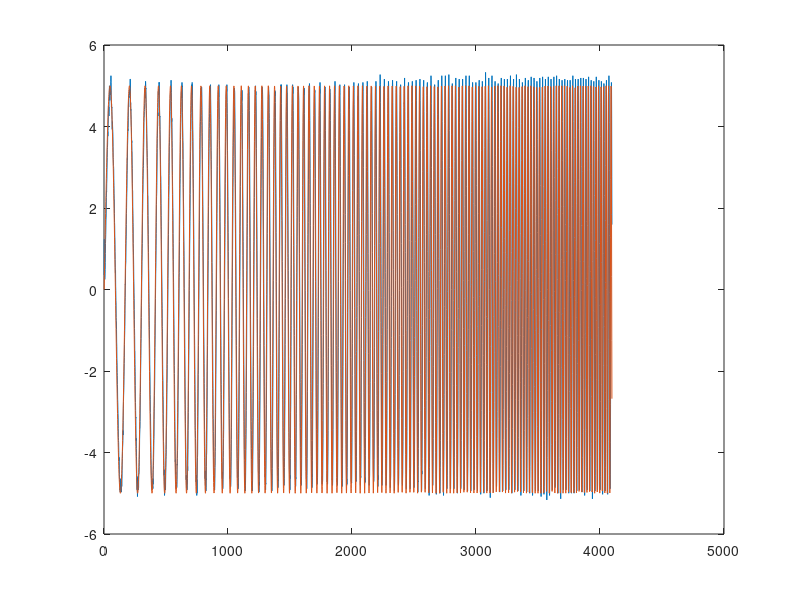
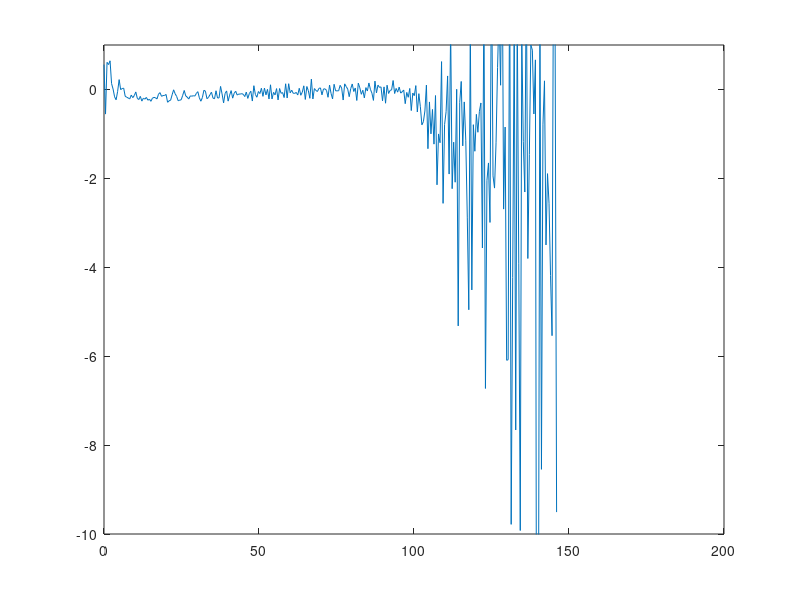
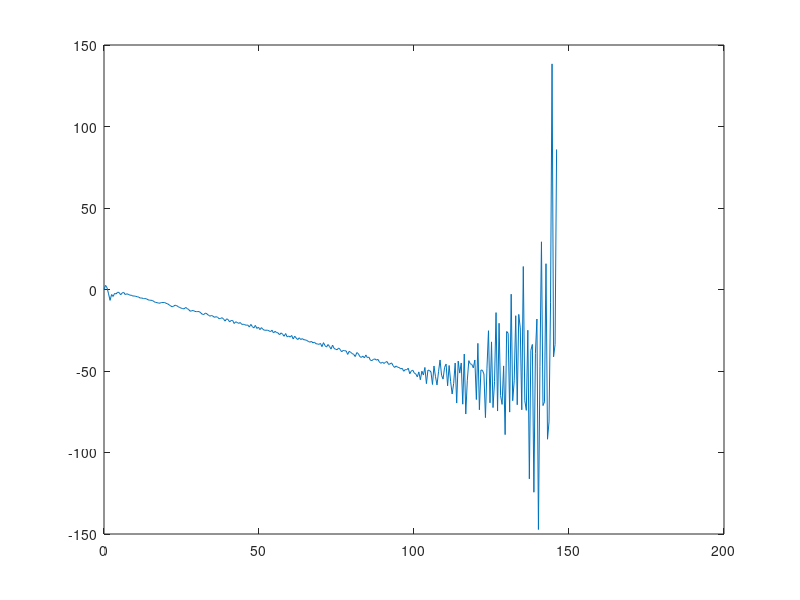

Reproduce these figures in MATLAB, in order.
    current_iq = importdata("output_actual_velocity.csv");

    y = current_iq(1, 1:1:4096);
    x = 1:1:4096;
    
    % 创建图形窗口
    figure;
     plot(x,y); 

current_iq_setpoint = importdata("output_set_velocity_2.csv");
    z = current_iq_setpoint(1, 1:1:4096);
    
    % 创建图形窗口
    hold on 
 %    plot(x,z); 

 Fs = 2000;               % 采样频率（Hz）
T = 4096*0.0005;                   % 总时间（秒）
f_start = 10;            % 起始频率（Hz）
f_end = 100;             % 结束频率（Hz）
t = 0/Fs:1/Fs:T-1/Fs;       % 时间向量

 k = (f_end - f_start) / T;
f = f_start + 1/2*k * t;
sweep_signal_0 = 5*sin(2 * pi * f .* t);
hold on
 plot(x,sweep_signal_0); 
 z = sweep_signal_0(1, 1:1:4096);
% 
% k = (f_end - f_start) / T;
phase = 0;
sweep_signal = zeros(1, 4096); % 初始化信号数组
t = 0:1/Fs:T-1/Fs;       % 时间向量
for i=0:1:2000
    f = f_start + k * (i * (1/Fs)) + 1/2*k*(1/Fs) ; % 计算当前频率
    phase = phase + 2 * pi * f * (1/Fs); % 更新相位
    if phase > 2 * pi
        phase = phase - 2 * pi; % 确保相位在0到2*pi的范围内
    end
    
 sweep_signal(i+1) = sin(phase); % 计算正弦值并赋值给sweep_signal
end    


hold on
 %plot(x,sweep_signal); 

N = 4096;
frequencies = (0:N/2 -1) * (Fs / N);

inputFFT = fft(z, N);
outputFFT = fft(y, N);
H = outputFFT ./ inputFFT;
magnitudeResponse = abs(H);
angle_response_in = angle(inputFFT);
angle_response_out = angle(outputFFT);
angle_response = angle_response_out - angle_response_in;
for i=1:1:2048
if angle_response(i) > pi
    angle_response(i) = angle_response(i) - 2*pi;
end
if angle_response(i) < -pi
    angle_response(i) = angle_response(i) +   2*pi;
end
end

figure
 plot(frequencies(1:1:300),20*log10(magnitudeResponse(1:1:300))); 
 ylim([-10,1])
figure
plot(frequencies(1:1:300), 180*angle_response(1:1:300)/pi);

